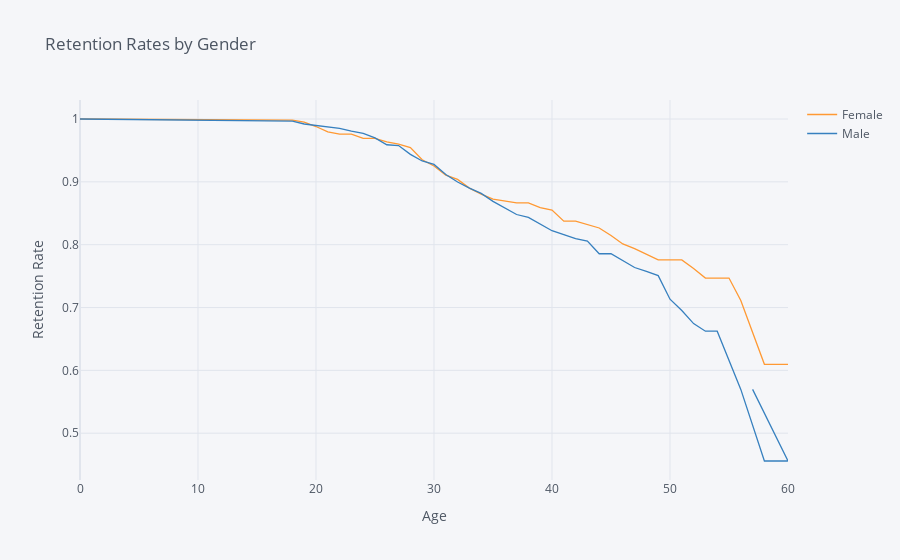

The notebook cell saved with this chart:
### Code cell
#df, variable a cosiderar, tiempo, sí o no pasa
rates = survival(data, 'Gender', 'Age', 'Attrition')

rates.iplot(kind='line', xTitle='Age', yTitle='Retention Rate',
            title='Retention Rates by Gender')

### Figure 1 — Plotly figure (JSON) as saved in the notebook; plotly's stock layout.template omitted (floating-point values rounded to 4 significant figures)
{"data": [{"line": {"color": "rgba(255, 153, 51, 1.0)", "dash": "solid", "shape": "linear", "width": 1.3}, "mode": "lines", "name": "Female", "text": "", "type": "scatter", "x": [0, 18, 19, 20, 21, 22, 23, 24, 25, 26, 27, 28, 29, 30, 31, 32, 33, 34, 35, 36, 37, 38, 39, 40, 41, 42, 43, 44, 45, 46, 47, 48, 49, 50, 51, 52, 53, 54, 55, 56, 58, 59, 60, 57], "y": [1, 0.9983, 0.9949, 0.988, 0.9794, 0.976, 0.976, 0.969, 0.969, 0.9637, 0.9601, 0.9544, 0.9352, 0.9252, 0.9105, 0.904, 0.8901, 0.8804, 0.8725, 0.8696, 0.8665, 0.8665, 0.8591, 0.8551, 0.8374, 0.8374, 0.8322, 0.8266, 0.8146, 0.8011, 0.7936, 0.785, 0.7757, 0.7757, 0.7757, 0.7621, 0.7469, 0.7469, 0.7469, 0.7113, 0.6097, 0.6097, 0.6097, ""]}, {"line": {"color": "rgba(55, 128, 191, 1.0)", "dash": "solid", "shape": "linear", "width": 1.3}, "mode": "lines", "name": "Male", "text": "", "type": "scatter", "x": [0, 18, 19, 20, 21, 22, 23, 24, 25, 26, 27, 28, 29, 30, 31, 32, 33, 34, 35, 36, 37, 38, 39, 40, 41, 42, 43, 44, 45, 46, 47, 48, 49, 50, 51, 52, 53, 54, 55, 56, 58, 59, 60, 57], "y": [1, 0.9966, 0.9921, 0.9898, 0.9886, 0.9852, 0.9806, 0.977, 0.9699, 0.959, 0.9578, 0.9438, 0.9332, 0.9277, 0.9118, 0.8997, 0.8901, 0.8817, 0.8689, 0.8589, 0.848, 0.8433, 0.8331, 0.8222, 0.8162, 0.8096, 0.8058, 0.7856, 0.7856, 0.7752, 0.7637, 0.7575, 0.7508, 0.7132, 0.6952, 0.6744, 0.6624, 0.6624, 0.6172, 0.5697, 0.4558, 0.4558, 0.4558, 0.5697]}], "layout": {"legend": {"bgcolor": "#F5F6F9", "font": {"color": "#4D5663"}}, "paper_bgcolor": "#F5F6F9", "plot_bgcolor": "#F5F6F9", "title": {"font": {"color": "#4D5663"}, "text": "Retention Rates by Gender"}, "xaxis": {"gridcolor": "#E1E5ED", "showgrid": true, "tickfont": {"color": "#4D5663"}, "title": {"font": {"color": "#4D5663"}, "text": "Age"}, "zerolinecolor": "#E1E5ED"}, "yaxis": {"gridcolor": "#E1E5ED", "showgrid": true, "tickfont": {"color": "#4D5663"}, "title": {"font": {"color": "#4D5663"}, "text": "Retention Rate"}, "zerolinecolor": "#E1E5ED"}}}
